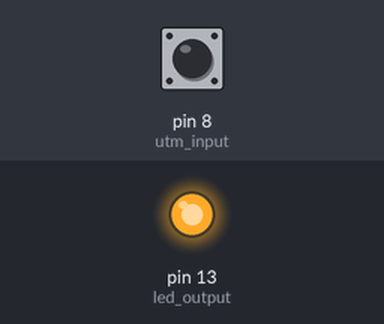
This sketch was run on a simulated Arduino Uno, built with avr-gcc and run on an emulated ATmega328P. Shown: output pins drawn as LEDs (lit = HIGH). The inputs (shaded band) are chosen by the test bench; at power-on: pin 8 (utm_input) HIGH.

Above: at 1.2 s.
1.3 s: pin 8 (utm_input) pulled LOW for 0.15 s
At 1.38 s:
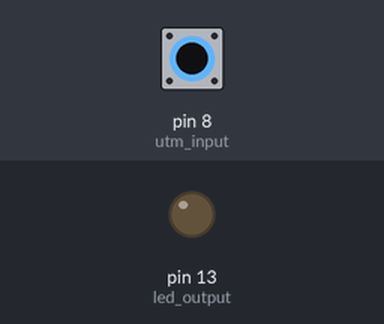
2.9 s: pin 8 (utm_input) pulled LOW for 3.2 s
At 7.5 s:
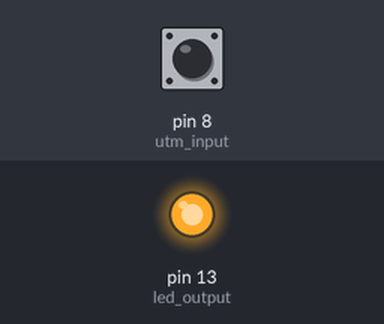
Timing chart, 0 to 9.0 s (numbered marks = the images above; inputs shaded):
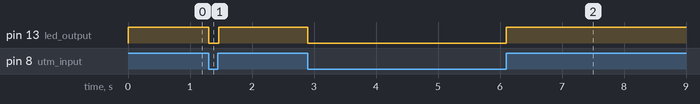

Measured:
- after the input at 1.3 s, pin 13 (led_output): HIGH → LOW at once, → HIGH 0.16 s later
- after the input at 2.9 s, pin 13 (led_output): HIGH → LOW at once, → HIGH 3.2 s later

The sketch:

sketch_dec06a.ino
```cpp
#define utm_input 8
#define led_output 13

void setup() {
  // put your setup code here, to run once:
  pinMode(utm_input, INPUT_PULLUP);
  pinMode(led_output, OUTPUT);
}

void loop() {
  // put your main code here, to run repeatedly:
//  if (digitalRead(utm_input)) {
//    digitalWrite(ledPin, HIGH);
//    delay(50);
//  } else {
//    digitalWrite(ledPin, LOW);
//  }

  digitalWrite(led_output, digitalRead(utm_input));
  delay(20);
}
```
